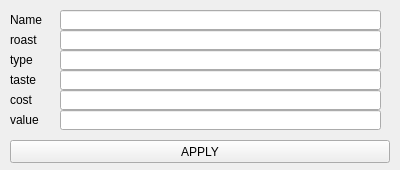
<?xml version="1.0" encoding="UTF-8"?>
<ui version="4.0">
 <class>Form</class>
 <widget class="QWidget" name="Form">
  <property name="geometry">
   <rect>
    <x>0</x>
    <y>0</y>
    <width>400</width>
    <height>170</height>
   </rect>
  </property>
  <property name="windowTitle">
   <string>Form</string>
  </property>
  <widget class="QLabel" name="label">
   <property name="geometry">
    <rect>
     <x>10</x>
     <y>10</y>
     <width>47</width>
     <height>20</height>
    </rect>
   </property>
   <property name="text">
    <string>Name</string>
   </property>
  </widget>
  <widget class="QLabel" name="label_2">
   <property name="geometry">
    <rect>
     <x>10</x>
     <y>30</y>
     <width>47</width>
     <height>20</height>
    </rect>
   </property>
   <property name="text">
    <string>roast</string>
   </property>
  </widget>
  <widget class="QLabel" name="label_3">
   <property name="geometry">
    <rect>
     <x>10</x>
     <y>50</y>
     <width>47</width>
     <height>20</height>
    </rect>
   </property>
   <property name="text">
    <string>type</string>
   </property>
  </widget>
  <widget class="QLabel" name="label_4">
   <property name="geometry">
    <rect>
     <x>10</x>
     <y>70</y>
     <width>47</width>
     <height>20</height>
    </rect>
   </property>
   <property name="text">
    <string>taste</string>
   </property>
  </widget>
  <widget class="QLabel" name="label_5">
   <property name="geometry">
    <rect>
     <x>10</x>
     <y>90</y>
     <width>47</width>
     <height>20</height>
    </rect>
   </property>
   <property name="text">
    <string>cost</string>
   </property>
  </widget>
  <widget class="QLabel" name="label_6">
   <property name="geometry">
    <rect>
     <x>10</x>
     <y>110</y>
     <width>47</width>
     <height>20</height>
    </rect>
   </property>
   <property name="text">
    <string>value</string>
   </property>
  </widget>
  <widget class="QPushButton" name="applyBtn">
   <property name="geometry">
    <rect>
     <x>10</x>
     <y>140</y>
     <width>380</width>
     <height>23</height>
    </rect>
   </property>
   <property name="text">
    <string>APPLY</string>
   </property>
  </widget>
  <widget class="QLineEdit" name="name">
   <property name="geometry">
    <rect>
     <x>60</x>
     <y>10</y>
     <width>321</width>
     <height>20</height>
    </rect>
   </property>
  </widget>
  <widget class="QLineEdit" name="roast">
   <property name="geometry">
    <rect>
     <x>60</x>
     <y>30</y>
     <width>321</width>
     <height>20</height>
    </rect>
   </property>
  </widget>
  <widget class="QLineEdit" name="type">
   <property name="geometry">
    <rect>
     <x>60</x>
     <y>50</y>
     <width>321</width>
     <height>20</height>
    </rect>
   </property>
  </widget>
  <widget class="QLineEdit" name="taste">
   <property name="geometry">
    <rect>
     <x>60</x>
     <y>70</y>
     <width>321</width>
     <height>20</height>
    </rect>
   </property>
  </widget>
  <widget class="QLineEdit" name="cost">
   <property name="geometry">
    <rect>
     <x>60</x>
     <y>90</y>
     <width>321</width>
     <height>20</height>
    </rect>
   </property>
  </widget>
  <widget class="QLineEdit" name="value">
   <property name="geometry">
    <rect>
     <x>60</x>
     <y>110</y>
     <width>321</width>
     <height>20</height>
    </rect>
   </property>
  </widget>
 </widget>
 <resources/>
 <connections/>
</ui>
